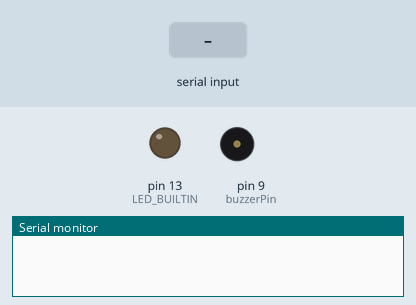
This sketch was run on a simulated Arduino Uno, built with avr-gcc and run on an emulated ATmega328P. Shown: output pins drawn as LEDs (lit = HIGH), buzzer (waves = sounding, pin HIGH), the last lines printed to the serial monitor. The test bench sets the inputs (shaded band).

Above: at 1.2 s.
1.3 s: "1" received over Serial
At 1.4 s:
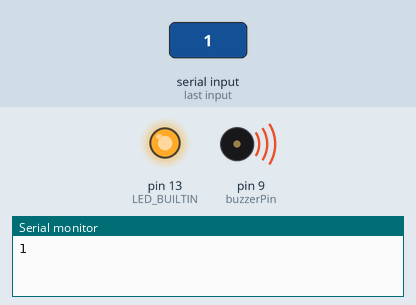
4.5 s: "2" received over Serial
At 7.4 s:
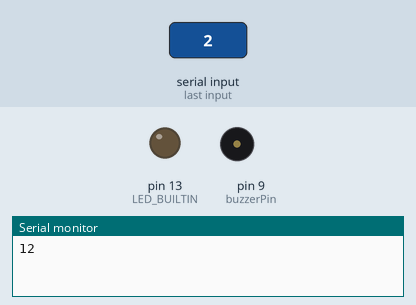
Timing chart, 0 to 8.9 s (numbered marks = the images above; inputs shaded):
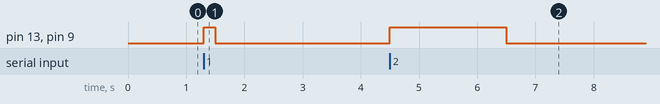

Measured:
- after the input at 1.3 s, pin 13 (LED_BUILTIN), pin 9 (buzzerPin): LOW → HIGH at once, → LOW 0.20 s later
- after the input at 4.5 s, pin 13 (LED_BUILTIN), pin 9 (buzzerPin): LOW → HIGH at once, → LOW 2.0 s later

The sketch:

MorseCodeSeminar.ino
```cpp
const int buzzerPin = 9;  // Pin connected to the buzzer

void setup() {
  Serial.begin(9600);
  pinMode(buzzerPin, OUTPUT);
  pinMode(LED_BUILTIN, OUTPUT);
}

void loop() {
  if (Serial.available() > 0) {
    char c = Serial.read();
    Serial.write(c);
    switch (c) {
      case '1':
        // Dot: short beep
        digitalWrite(buzzerPin, HIGH);
        digitalWrite(LED_BUILTIN, HIGH);
        delay(200); // Adjust duration as needed
        digitalWrite(buzzerPin, LOW);
        digitalWrite(LED_BUILTIN, LOW);
        delay(1000); // Adjust pause between signals as needed
        break;
      case '2':
        // Dash: long beep
        digitalWrite(buzzerPin, HIGH);
        digitalWrite(LED_BUILTIN, HIGH);
        delay(2000); // Adjust duration as needed
        digitalWrite(buzzerPin, LOW);
        digitalWrite(LED_BUILTIN, LOW);
        delay(1000); // Adjust pause between signals as needed
        break;
      case ' ':
        // Space between characters
        delay(1000); // Adjust pause between characters as needed
        break;
      case '0':
        // Space between words
        delay(4000); // Adjust pause between words as needed
        break;
      default:

        break;
    }
  }
}
```
